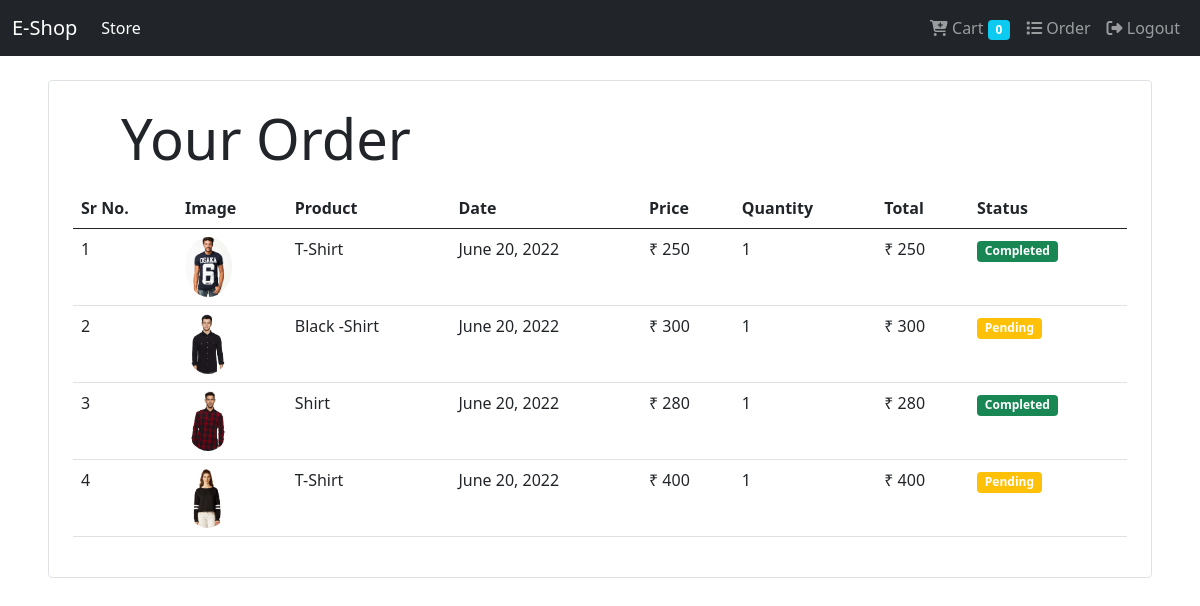
/order (signed in), run on the app's committed database.
### store/models/orders.py (models this page shows, shortened)
class Order(models.Model):
    product=models.ForeignKey(Product, on_delete=models.CASCADE)
    customer=models.ForeignKey(Customer, on_delete=models.CASCADE)
    quantity=models.IntegerField(default=1)
    price=models.IntegerField()
    address=models.CharField(max_length=50, default='', blank=True)
    phone=models.CharField(max_length=50, default='', blank=True)
    date=models.DateField(default=datetime.datetime.today)
    status=models.BooleanField(default=False)
    @staticmethod
    def get_orders_by_customer(customer_id):
        return Order.objects.filter(customer=customer_id).order_by('-date')

### store/models/product.py (models this page shows, shortened)
class Product(models.Model):
    name=models.CharField(max_length=50)
    price=models.IntegerField(default=0)
    category= models.ForeignKey(Category,on_delete=models.CASCADE ,default=1)
    description=models.CharField(max_length=200,default='' , null=True, blank=True)
    image=models.ImageField(upload_to='upload/product/')

### store/middlewares/auth.py (the view)
    def middleware(request):
        returnUrl=request.META['PATH_INFO']
        print(request.META['PATH_INFO'])
        if not request.session.get('customer'):
            return redirect(f'login?return_url={returnUrl}')
        response = get_response(request)
        return response

### store/templatetags/cart.py (called while the page is built)
@register.filter(name='multiply')
def multiply(number,number1):
    return number* number1

### store/templatetags/custom_filter.py (called while the page is built)
@register.filter(name='currency')
def currency(number):
    return '₹ '+str(number)

### store/views/order.py (called while the page is built)
    def get(self ,request):
        customer=request.session.get('customer')
        orders=Order.get_orders_by_customer(customer)
        return render(request, 'app/order.html',{'orders':orders})

### store/templates/app/order.html
{% extends 'app/base.html' %}
{% block content %}
{% load cart %}
{% load custom_filter %}
<div class="container-fluid">
    <div class="border rounded p-4 m-4">
<p class="display-4 ps-4 ms-4">Your Order</p>
        <table class="table">
            <thead>
                <tr>
                    <th>Sr No.</th>
                    <th>Image</th>
                    <th>Product</th>
                    <th>Date</th>
                    <th>Price</th>
                    <th>Quantity</th>
                    <th>Total</th>
                    <th>Status</th>
                </tr>
            </thead>
            <tbody>
                {% for order in orders %}
                <tr>
                    <td >{{forloop.counter}}</td>
                    <td><img style="height: 60px;" src="{{order.product.image.url}}" alt="" class="rounded-circle"></td>
                    <td class="text-capitalize">{{order.product.name}}</td>
                    <td>{{order.date}}</td>
                    <td>{{order.product.price|currency}}</td>
                    <td>{{order.quantity}}</td>
                    <td>{{order.quantity|multiply:order.price|currency}}</td>
                    {% if order.status %}
                    <td><small class="badge bg-success ">Completed</small> </td>
                    {% else %}
                    <td><small class="badge bg-warning ">Pending</small> </td>
                    {% endif %}
                </tr>
              {% endfor %}
            </tbody>
        </table>
    </div>
</div>
{% endblock %}

### data on the page
Order: product.image (picture), product.name "T-Shirt", date "June 20, 2022", product.price "₹ 250", quantity "1", quantity|multiply "₹ 250", status "Completed"
Order: product.image (picture), product.name "Black -Shirt", date "June 20, 2022", product.price "₹ 300", quantity "1", quantity|multiply "₹ 300", status "Pending"
Order: product.image (picture), product.name "Shirt", date "June 20, 2022", product.price "₹ 280", quantity "1", quantity|multiply "₹ 280", status "Completed"
Order: product.image (picture), product.name "T-Shirt", date "June 20, 2022", product.price "₹ 400", quantity "1", quantity|multiply "₹ 400", status "Pending"

### other printed values
{{ request.session.cart.keys|length }} "0"
